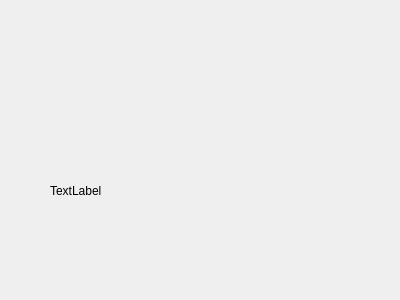
<?xml version="1.0" encoding="UTF-8"?>
<ui version="4.0">
 <class>NetTest2</class>
 <widget class="QWidget" name="NetTest2">
  <property name="geometry">
   <rect>
    <x>0</x>
    <y>0</y>
    <width>400</width>
    <height>300</height>
   </rect>
  </property>
  <property name="windowTitle">
   <string>Form</string>
  </property>
  <widget class="QLabel" name="input">
   <property name="geometry">
    <rect>
     <x>50</x>
     <y>180</y>
     <width>281</width>
     <height>21</height>
    </rect>
   </property>
   <property name="text">
    <string>TextLabel</string>
   </property>
  </widget>
 </widget>
 <resources/>
 <connections/>
</ui>
